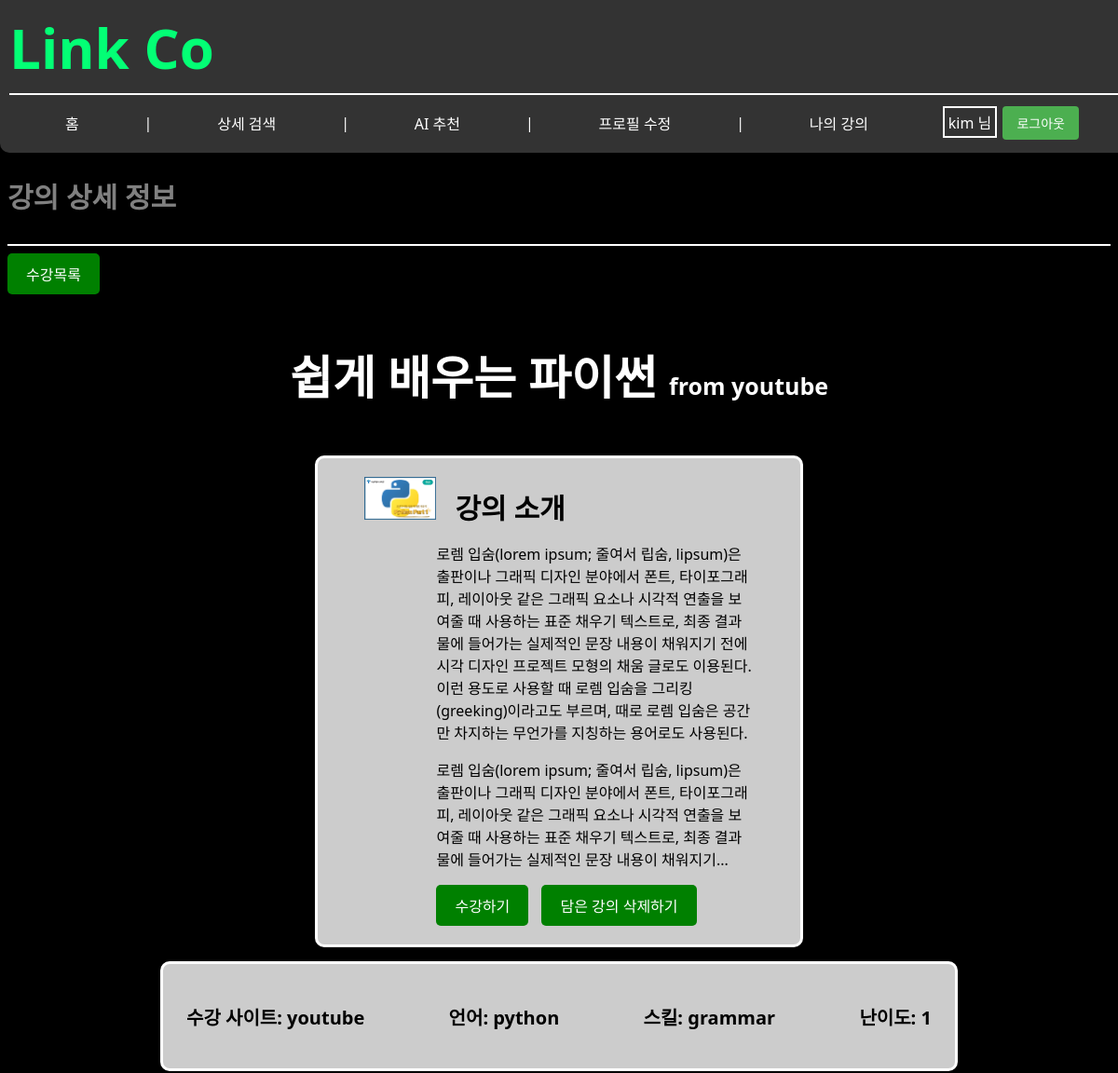
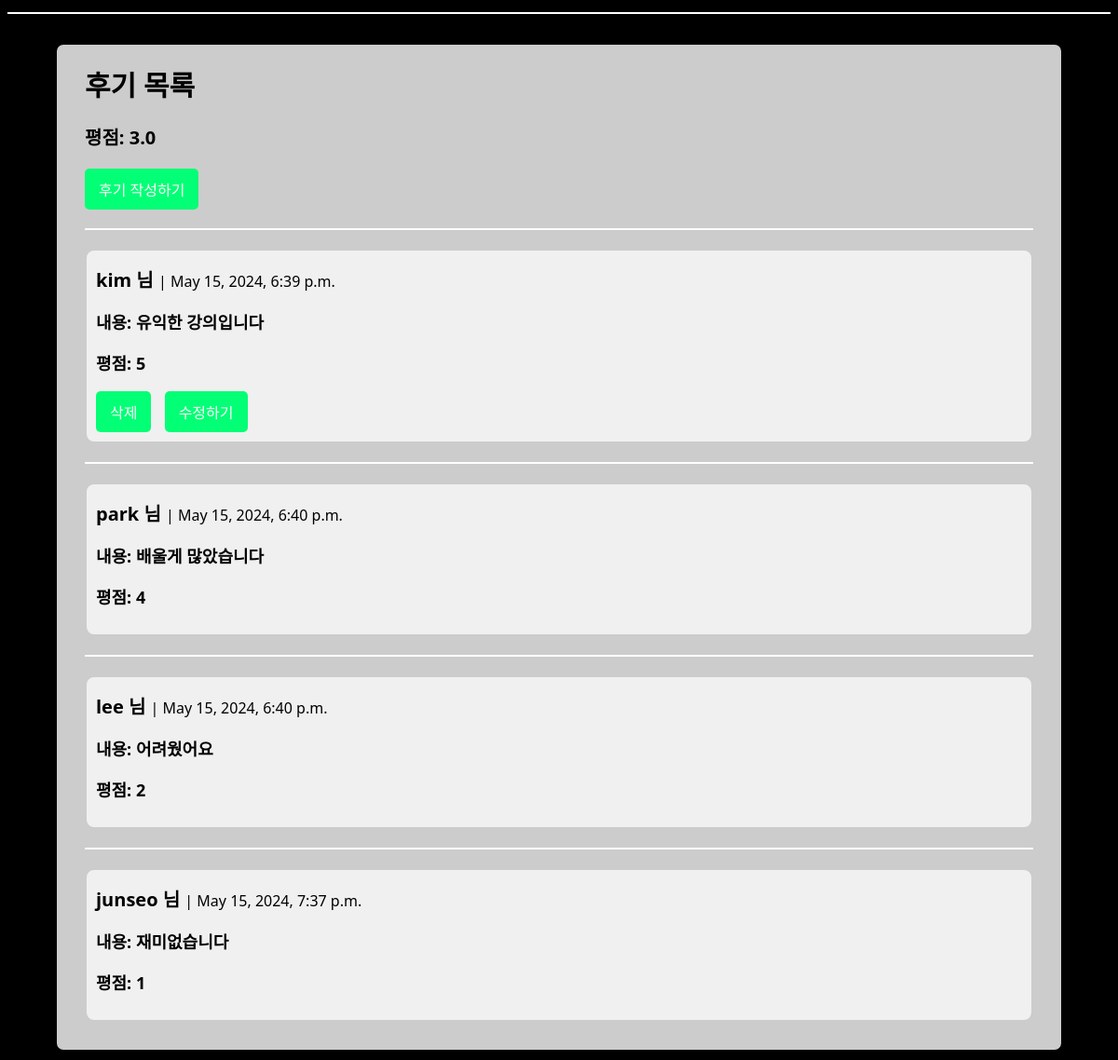
The page /main/1/ (signed in) on the database its author committed (2 pictures, top to bottom).
### users/models.py (models this page shows, shortened)
class Profile(models.Model):
    user = models.OneToOneField(User, on_delete=models.CASCADE)
    nickname = models.CharField(max_length=20)
    LEVEL_CHOICES = [(i, str(i)) for i in range(1, 6)]
    level = models.IntegerField(choices=LEVEL_CHOICES, default=1)
    SKILL_CHOICES = [
        ('front', 'Front-end'),
        ('back', 'Back-end'),
        ('grammar', 'Grammar'),
        ('database', 'Database'),
    ]
    skill = models.CharField(max_length=10, choices=SKILL_CHOICES, default='grammar')
    LANGUAGE_CHOICES = [
        ('python', 'Python'),
        ('java', 'Java'),
        ('javascript', 'JavaScript'),
        ('html', 'HTML'),
        ('sql', 'SQL'),
        ('react', 'React'),
        ('spring', 'Spring'),
    ]
    language = models.CharField(max_length=10, choices=LANGUAGE_CHOICES, default='python')
    class Meta:
        db_table = "profile"  # 테이블 이름 직접 지정

### main/models.py (models this page shows, shortened)
class Lecture(models.Model):
    title = models.CharField(max_length=100)
    site = models.CharField(max_length=25)
    language = models.CharField(max_length = 25)
    level = models.IntegerField()
    skill = models.CharField(max_length= 20)
    image = models.ImageField(upload_to='home/', null =True)
    class Meta:
        db_table = "lecture"

class Comment(models.Model):
    content = models.TextField(max_length=200)
    created_at = models.DateTimeField(auto_now_add=True)
    lecture = models.ForeignKey(Lecture, on_delete=models.CASCADE)
    user = models.ForeignKey(User, on_delete=models.CASCADE)
    rating = models.IntegerField(default=0)
    class Meta:
        db_table = "comment"

### main/views.py (the view)
# urls.py: path('main/<int:lecture_id>/', views.detail, name='detail'),
def detail(request, lecture_id):
    lecture = get_object_or_404(Lecture, pk=lecture_id)
    user_lecture = UserLecture.objects.filter(user=request.user, lecture=lecture).first()
    comments = Comment.objects.filter(lecture=lecture)
    average_rating = calculate_average_rating(lecture)
    return render(request, 'main/detail.html', {'lecture': lecture,"comments":comments, 'average_rating': average_rating,'user_lecture': user_lecture} )

### main/views.py (called while the page is built)
def calculate_average_rating(lecture):
    comments = lecture.comment_set.all()  # 해당 강의에 대한 모든 후기 가져오기
    average_rating = comments.aggregate(Avg('rating'))['rating__avg']  # 후기들의 평점의 평균 계산
    return round(average_rating, 2) if average_rating is not None else None

### main/templates/main/detail.html (shortened to what this page needs)
{% extends "main/base.html" %}
{% load static %}
{% block extrahead %}
<link rel="stylesheet" href="{% static 'main/css/detail.css' %}">
{% endblock extrahead %}
{% block content %}
<h2>강의 상세 정보</h2>
<hr>
<div class="btn">
    {% if user_lecture %}
    <a href="{% url 'user_lectures' %}">수강목록</a>
    {% else %}
    <a href="{% url 'home' %}">전체목록</a>
    {%endif%}
</div>
<h3>{{ lecture.title }}  <span class="site"> from {{lecture.site}}</span></h2>
<div class="container">
    <div class="img">
        {% if lecture.image %}
        <img src="{{ lecture.image.url }}" alt="이미지" />
        {% endif %}
    </div>
    <div class="text">
        <div class="title">강의 소개</div>
        <p>로렘 입숨(lorem ipsum; 줄여서 립숨, lipsum)은 출판이나 그래픽 디자인 분야에서 폰트,
            타이포그래피, 레이아웃 같은 그래픽 요소나 시각적 연출을 보여줄 때 사용하는 표준 채우기 텍스트로,
            최종 결과물에 들어가는 실제적인 문장 내용이 채워지기 전에 시각 디자인 프로젝트 모형의 채움 글로도 이용된다.
            이런 용도로 사용할 때 로렘 입숨을 그리킹(greeking)이라고도 부르며,
            때로 로렘 입숨은 공간만 차지하는 무언가를 지칭하는 용어로도 사용된다.</p>
            <p>로렘 입숨(lorem ipsum; 줄여서 립숨, lipsum)은 출판이나 그래픽 디자인 분야에서 폰트,
                타이포그래피, 레이아웃 같은 그래픽 요소나 시각적 연출을 보여줄 때 사용하는 표준 채우기 텍스트로,
                최종 결과물에 들어가는 실제적인 문장 내용이 채워지기... </p>
        <div class="btn">
            {% if user_lecture %}
                <a href="{% url 'learn'%}">수강하기</a>
                <a href="{% url 'delete_my_lecture' user_lecture.id %}">담은 강의 삭제하기</a>
            {% else %}
                <a href="{% url 'add_lecture' lecture.id %}">강의담기</a>
            {% endif %}
        </div>
    </div>
</div>
<div class="lecture-info">
    <h4>수강 사이트: {{ lecture.site }}</h4>
    <h4>언어: {{ lecture.language }}</h4>
    <h4>스킬: {{ lecture.skill }}</h4>
    <h4>난이도: {{ lecture.level }}</h4>
</div>
<hr>
<div class = "comment">
    <div class = "review">후기 목록</div>
    <div class="score"><p>평점: {{ average_rating|default:"평가 없음" }}</p></div>
    {% if user_lecture %}
    <a href="{% url 'new_comment' lecture.id %}">후기 작성하기</a>
    {%endif%}
    {% if comments %}
    {% for comment in comments %}
    <hr />
    <div class="comment1">
        <p><span class ="user">{{ comment.user.profile.nickname }} 님 </span> | {{comment.created_at}}</p>
        <p class="rev"> 내용: {{comment.content}}</p>
        <p class="rev">평점: {{comment.rating}}</p>
        {% if user_lecture and request.user == comment.user %}
        <a href="{% url 'delete_comment' comment.id %}">삭제</a>
        <a href="{% url 'update_comment' comment.id %}">수정하기</a>
        {% endif %}
    </div>
    {% endfor %}
{% endif %}
</div>
{% endblock content %}

### main/templates/main/base.html (shortened to what this page needs)
{%load static%}
<!DOCTYPE html>
<html lang="en">
<head>
    <link rel="stylesheet" href="{% static 'main/css/style.css' %}">
    {% block extrahead %} {% endblock extrahead %}
</head>
<body>
    <header class = "nav">
        <h1>Link Co</h1>
        <hr>
        <nav>
        <span><a href="{% url 'home' %}">홈</a></span>
        <span>|</span>
        <span><a href="{% url 'filter' %}">상세 검색</a></span>
        <span>|</span>
        <span><a href="{% url 'ai' %}" onclick="checkLogin(event)">AI 추천</a></span>
        <span>|</span>
        <span><a href="{% url 'update_profile' %}" onclick="checkLogin(event)">프로필 수정</a></span>
        <span>|</span>
        <span><a href="{% url 'user_lectures' %}" onclick="checkLogin(event)">나의 강의</a></span>
        <span class="auth-buttons">
            {% if user.is_authenticated %}
            <span class="nick">{{ user.profile.nickname }} 님</span>
            <a href=" /users/logout">로그아웃</a>
            {% else %}
            <a href="users/login">로그인</a>
            <a href="users/signup">회원가입</a>
            {% endif %}
        </span>
        </nav>
    </header>
{% block content %} {% endblock content %}
</body>
</html>

### main/static/main/css/style.css (style rules this page uses)
body { padding-top: 150px;; font-family: Arial, sans-serif; }
header.nav { background-color: #333; color: white; padding: 10px; position: fixed; top: 0; left:0; border-radius: 0 0 10px 10px; width: 100%; z-index: 1000; }
nav { display: flex; justify-content: space-between; align-items: center; padding: 0px 50px; }
.nav h1 { font-size: 60px; margin: 0; color: #03FF75; }
nav a { color: white; text-decoration: none; padding: 10px; }
nav span { display: inline-block; }
.auth-buttons a { padding: 8px 15px; background-color: #4CAF50; border: none; color: white; text-align: center; text-decoration: none; display: inline-block; font-size: 14px; margin: 4px 2px; cursor: pointer; border-radius: 4px; }
.nick { margin-left: 10px; border: 2px solid; padding: 3px 4px; }

### main/static/main/css/detail.css (style rules this page uses)
body { background-color: black; font-family: 'Segoe UI', Tahoma, Geneva, Verdana, sans-serif; }
.container { display: flex; justify-content: center; border:3px solid white; border-radius: 10px; padding: 20px 50px; margin: 0 330px; margin-bottom:15px; background-color: #ccc; }
.container > * { max-width: 800px; }
.container img { max-width: 100%; height: auto; margin-right: 50px; }
h2 { margin: 30px 0; font-size:30px; color:grey; }
h3 { text-align: center; font-size: 50px; color:white; }
h4 { font-size: 20px; }
.btn a { display: inline-block; padding: 10px 20px; margin-right: 10px; text-decoration: none; color: #fff; background-color: green; border: none; border-radius: 5px; font-size: 16px; cursor: pointer; }
.lecture-info { display :flex; justify-content: space-between; border: 3px solid white; padding: 15px 25px; border-radius: 10px; background-color: #ccc; max-width: 800px; margin: 15px auto; }
.site { font-size: 25px; }
.comment { margin-bottom: 30px; border: 3px solid black; border-radius: 10px; margin: 0 50px; margin-top:30px; padding: 20px 30px; background-color: #ccc; }
.comment a { display: inline-block; padding: 10px 15px; margin-right: 10px; text-decoration: none; color: #fff; background-color: #03FF75; border: none; border-radius: 5px; font-size: 16px; cursor: pointer; }
.comment hr { margin: 20px 0; }
hr { border: none; border-top: 2px solid white ; }
.comment1 { margin: 10px 0; border: 2px solid #ccc; padding:0 10px; padding-bottom: 10px; border-radius: 10px; background-color:#f0f0f0; }
.user { font-weight: bold; font-size:20px; }
.rev { font-weight: bold; font-size:18px; }
.review { font-weight: bold; font-size: 30px; }
.score { font-weight: bold; font-size:20px; }
.title { font-weight: bold; font-size:30px; margin-left: 20px; margin-top: 10px; }

### rows shown on the page
Lecture: title "쉽게 배우는 파이썬", site "youtube", image (picture), language "python", skill "grammar", level "1"
Comment: user.profile.nickname "kim", created_at "May 15, 2024, 6:39 p.m.", content "유익한 강의입니다", rating "5", shows "삭제"
Comment: user.profile.nickname "park", created_at "May 15, 2024, 6:40 p.m.", content "배울게 많았습니다", rating "4"
Comment: user.profile.nickname "lee", created_at "May 15, 2024, 6:40 p.m.", content "어려웠어요", rating "2"
Comment: user.profile.nickname "junseo", created_at "May 15, 2024, 7:37 p.m.", content "재미없습니다", rating "1"

### other values the page prints
{{ user.profile.nickname }} "kim"
{{ average_rating|default:"평가 없음" }} "3.0"
